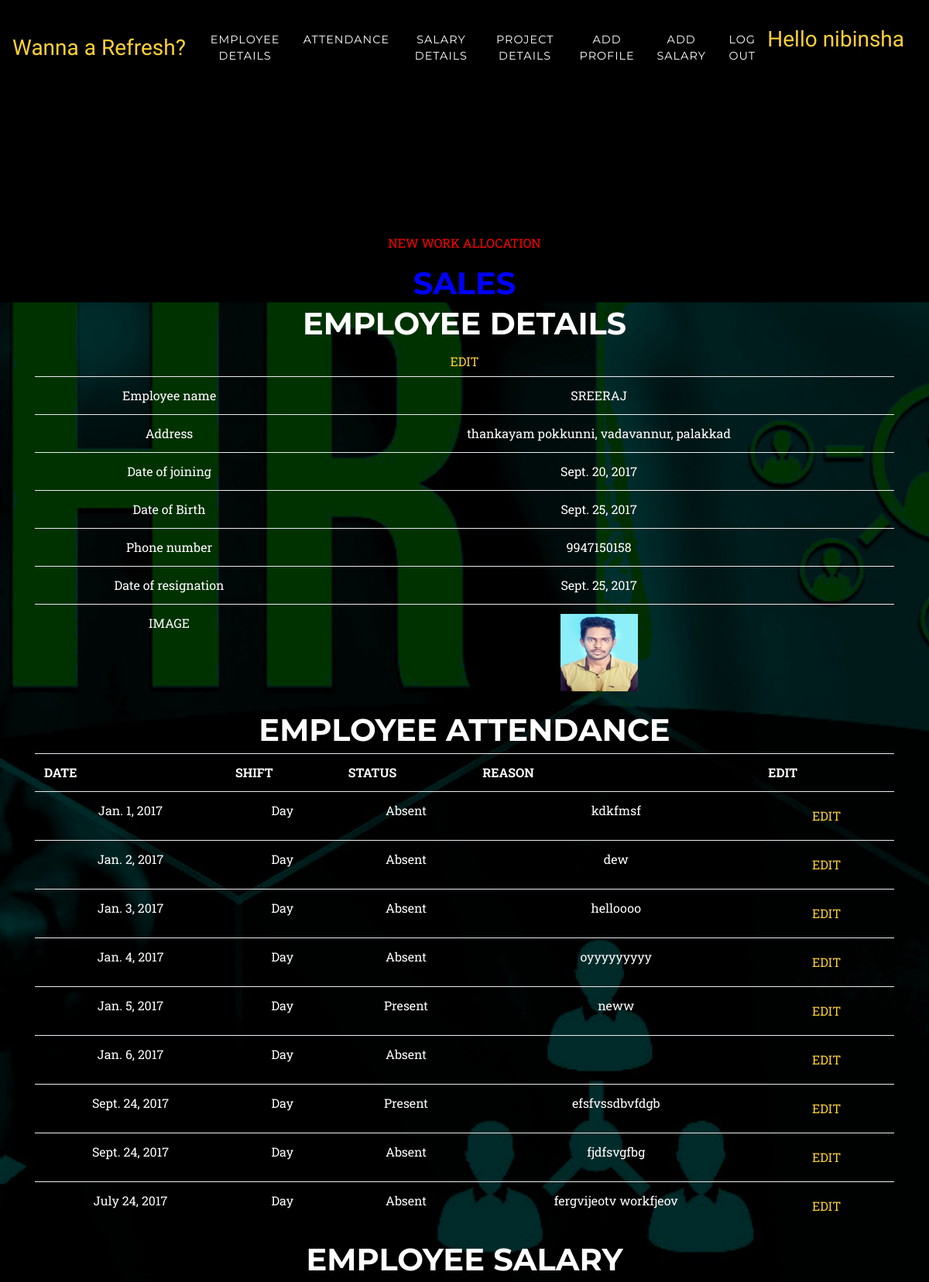
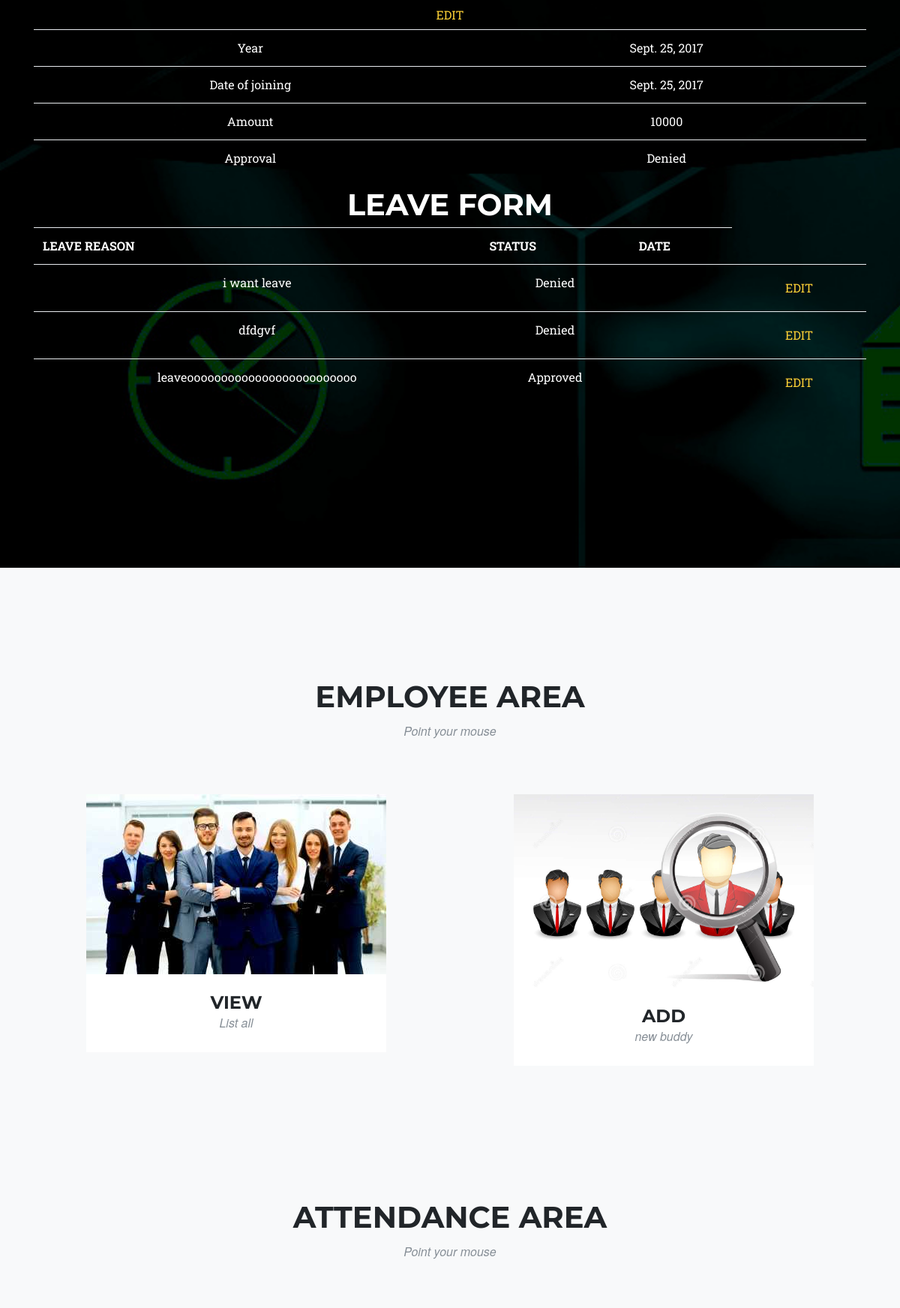
Page /post/2/ (signed in, upper part) on the committed database (2 pictures, top to bottom).
### blog/models.py (models this page shows, shortened)
class Profile(models.Model):
    user = models.OneToOneField(User, on_delete=models.CASCADE)
    employee_id = models.IntegerField()
    name = models.CharField(max_length=8,null=True, blank=True )
    address = models.TextField(max_length=500, blank=True)
    joindate = models.DateField(null=True, blank=True)
    birth_date = models.DateField(null=True, blank=True)
    phone_regex = RegexValidator(regex=r'^\+?1?\d{9,11}$', message="Phone number in the format: '+999999999'. Up to 11 digits allowed.")
    phone_number = models.CharField(validators=[phone_regex], max_length=15, blank=True) # validators should be a list
    resigndate = models.DateField(null=True, blank=True)
    work_all = models.CharField(max_length=8,null=True, blank=True )
    image = models.FileField(upload_to='media/',null = True, blank=True)

class Ematt(models.Model):
    user = models.ForeignKey(User, on_delete=models.CASCADE)
    date = models.DateField(null=True, blank=True)
    SHIFT_CHOICES = (('Night', 'Night'),('Day', 'Day'),)
    shift = models.CharField(max_length=6,choices=SHIFT_CHOICES, default='Day',)
    STATUS_CHOICES = (('Present', 'Present'),('Absent', 'Absent'),)
    status = models.CharField(max_length=8,choices=STATUS_CHOICES, default='Absent',)
    reason = models.TextField(max_length=150, blank=True)

class Emsalary(models.Model):
    user = models.OneToOneField(User, on_delete=models.CASCADE)
    year = models.DateField(null=True, blank=True)
    month = models.DateField(null=True, blank=True)
    amount = models.IntegerField(default=0)
    STATUS_CHOICES = (('Approved', 'Approved'),('Denied', 'Denied'),('', ''))
    status = models.CharField(max_length=8,choices=STATUS_CHOICES, default='',)

class Leave(models.Model):
      user = models.ForeignKey(User, on_delete=models.CASCADE)
      reason = models.TextField(max_length=150, blank=True)
      LEAVE_CHOICES = (('Approved', 'Approved'),('Denied', 'Denied'),('', ''))
      status = models.CharField(max_length=8,choices=LEAVE_CHOICES, default='',null=True, blank=True)

### blog/views.py (the view)
# urls.py: url(r'^post/(?P<pk>\d+)/$', post_detail, name='post_detail'),
@user_passes_test(lambda u: u.is_superuser)
def post_detail(request, pk):
    if request.user.is_authenticated():
       try:
           post = Profile.objects.get( pk=pk)
       except:
           post = {}
       usr = User.objects.get(pk = pk)
       print usr
       try:
           att = Ematt.objects.filter(user=usr)
       except:
           att = Ematt.objects.create(user=usr)
       try:
           sal = Emsalary.objects.get(pk=pk)
       except:
           sal = {}
       try:
           lve = Leave.objects.filter(user=usr)
       except:
           lve = {}
    return render(request, 'ADMIN_user_detail.html', {'post': post,'sal':sal,'att':att,'lve':lve})

### templates/ADMIN_user_detail.html
{% extends 'base_hr1.html' %}
{% block contentmain %}
       {% if post.work_all %}
              <p style="color:red"> NEW WORK ALLOCATION </p><h1 style="color:blue">{{ post.work_all }}</h1>
           {% else %}
              <h1 style="color:blue">No currently WORK Allocation</h1>
           {% endif %}
    <h1>Employee Details</h1>
          <a class="btn btn-default" href="{% url 'profile_edit' pk=post.pk %}">EDIT</span></a>
    <table class="table">
            <tr><td>Employee name</td><td>{{ post.name}}</td></tr>
            <tr><td>Address</td><td>{{ post.address}}</td></tr>
	    <tr><td>Date of joining</td><td>{{ post.joindate}}</td></tr>
  	    <tr><td>Date of Birth</td><td>{{ post.birth_date}}</td></tr>
	    <tr><td>Phone number</td><td>{{ post.phone_number}}</td></tr>
	    <tr><td>Date of resignation</td><td>{{ post.resigndate}}</td></tr>
            <tr><td>IMAGE</td><td><img src="{{  post.image.url }}"  href="{{  post.image.url }}"width="100" height="100"></td></tr>
    </table>
<h1>Employee Attendance</h1>
 <table class="table">
<tr><th>DATE</th><th>SHIFT</th><th>STATUS</th><th>REASON</th><th>EDIT</th></tr>
{% for post in att %}
<tr><td>{{ post.date}}</td><td>{{ post.shift}}</td><td>{{ post.status}}</td><td>{{ post.reason}}</td><td><a class="btn btn-default" href="{% url 'att_edit' pk=post.pk %}">EDIT</span></a></td></tr>
{% endfor %}
</table>
	<h1>Employee Salary</h1>
          <a class="btn btn-default" href="{% url 'salary_edit' pk=post.pk %}">EDIT</span></a>
    <table class="table">
            <tr><td>Year</td><td>{{ sal.year}}</td></tr>
	    <tr><td>Date of joining</td><td>{{ sal.month}}</td></tr>
  	    <tr><td>Amount</td><td>{{ sal.amount}}</td></tr>
	    <tr><td>Approval</td><td>{{ sal.status}}</td></tr>
    </table>
    <h1>LEAVE FORM</h1>
    <table class="table">
            <tr><th>LEAVE REASON</th><th>STATUS</th><th> DATE </th></tr>
            {% for leave in lve %}
            <tr><td>{{ leave.reason}}</td><td>{{ leave.status }}</td><td>{{ leave.published_date }}</td><td><a class="btn btn-default" href="{% url 'leave_edit' pk=leave.pk %}">EDIT</span></a></td></tr>
            {% endfor %}
    </table>
{% endblock %}

### templates/base_hr1.html (shortened to what this page needs)
<!DOCTYPE html>
{% load static %}
<html lang="en">
  <head>
    <link href="{% static 'vendor/bootstrap/css/bootstrap.min.css' %}" rel="stylesheet">
    <link href="{% static 'vendor/font-awesome/css/font-awesome.min.css' %}" rel="stylesheet" type="text/css">
    <link href="{% static 'css/agency.min.css' %}" rel="stylesheet">
     <link href="{% static 'css/agency.css' %}" rel="stylesheet">
	<link rel="stylesheet" href="https://cdnjs.cloudflare.com/ajax/libs/meyer-reset/2.0/reset.min.css">
  <link rel="stylesheet" href="{% static 'css/style.css' %}">
  </head>
  <body id="page-top">
    <header class="masthead">
      <div class="container">
        <div class="intro-text">
           {% block contentmain %}
        {% endblock %} </div>
    <nav class="navbar navbar-expand-lg navbar-dark fixed-top" id="mainNav">
      <a class="navbar-brand" href="https://www.facebook.com">Wanna a Refresh?</a>
      <div class="collapse navbar-collapse" id="navbarResponsive">
        <ul class="navbar-nav ml-auto">
          {% if request.user.is_authenticated %}
          <li class="nav-item">
            <a class="nav-link" href="#emp">EMPLOYEE DETAILS</a>
          </li>
          <li class="nav-item">
            <a class="nav-link" href="#attendance">ATTENDANCE</a>
          </li>
          <li class="nav-item">
            <a class="nav-link" href="#salary">SALARY DETAILS</a>
          </li>
          <li class="nav-item">
            <a class="nav-link" href="#project">PROJECT DETAILS</a>
          </li>
           {% if request.user.is_superuser %}
          <li class="nav-item">
            <a class="nav-link" href="/profile/">ADD PROFILE</a>
          </li>
          <li class="nav-item">
            <a class="nav-link" href="/salary/">ADD SALARY</a>
          </li>
           {% endif %}
          <li class="nav-item">
            <a class="nav-link" href="{% url 'auth_logout' %}">LOG OUT</a>
          </li>
          <li class="nav-item">
            <a class="navbar-brand"> Hello  {{ user }}</a>
          </li>
        </ul>
        {% endif %}
      </div>
    </nav>
    </header>
    <section class="bg-light" id="emp">
      <div class="container">
        <div class="row">
          <div class="col-lg-12 text-center">
            <h2 class="section-heading">EMPLOYEE AREA</h2>
            <h3 class="section-subheading text-muted">Point your mouse</h3>
          </div>
        </div>
    <div class="row">
          <div class="col-md-6 col-sm-6 emp-item">
            <div class="emp-link" data-toggle="modal" onclick="window.location='/administration/'">
              <img class="img-fluid" src="{% static "img/emp/01-thumbnail.jpg" %}" alt="">
            </div>
            <div class="emp-caption">
              <h4>VIEW</h4>
              <p class="text-muted">List all</p>
            </div>
          </div>
          <div class="col-md-6 col-sm-6 emp-item">
            <div class="emp-link" data-toggle="modal" onclick="window.location='/profile/'">
              <img class="img-fluid" src="{% static "img/emp/03-thumbnail.jpg" %}" alt="">
            </div>
            <div class="emp-caption">
              <h4>ADD</h4>
              <p class="text-muted">new buddy</p>
            </div>
          </div>
<section class="bg-light" id="attendance">
      <div class="container">
        <div class="row">
          <div class="col-lg-12 text-center">
            <h2 class="section-heading">ATTENDANCE AREA</h2>
            <h3 class="section-subheading text-muted">Point your mouse</h3>
          </div>
        </div>
  </body>
</html>

### static/css/agency.css (style rules this page uses)
body { overflow-x: hidden; font-family: 'Roboto Slab', 'Helvetica Neue', Helvetica, Arial, sans-serif; }
p { line-height: 1.75; }
a { color: #fed136; }
h1, h2, h3, h4, h5, h6 { font-weight: 700; font-family: 'Montserrat', 'Helvetica Neue', Helvetica, Arial, sans-serif; text-transform: uppercase; }
section { padding: 100px 0; }
section h2.section-heading { font-size: 40px; margin-top: 0; margin-bottom: 15px; }
section h3.section-subheading { font-size: 16px; font-weight: 400; font-style: italic; margin-bottom: 75px; text-transform: none; font-family: 'Droid Serif', 'Helvetica Neue', Helvetica, Arial, sans-serif; }
@media (min-width: 768px) { section { padding: 150px 0; } }
body { -webkit-tap-highlight-color: #fed136; }
#mainNav { background-color: #222222; }
#mainNav .navbar-brand { color: #fed136; font-family: 'Kaushan Script', 'Helvetica Neue', Helvetica, Arial, cursive; }
#mainNav .navbar-nav .nav-item .nav-link { font-size: 90%; font-weight: 400; padding: 0.75em 0; letter-spacing: 1px; color: white; font-family: 'Montserrat', 'Helvetica Neue', Helvetica, Arial, sans-serif; text-transform: uppercase; }
@media (min-width: 992px) { #mainNav { padding-top: 25px; padding-bottom: 25px; -webkit-transition: padding-top 0.3s, padding-bottom 0.3s; -moz-transition: padding-top 0.3s, padding-bottom 0.3s; transition: padding-top 0.3s, padding-bottom 0.3s; border: none; background-color: transparent; } }
@media (min-width: 992px) { #mainNav .navbar-brand { font-size: 1.75em; -webkit-transition: all 0.3s; -moz-transition: all 0.3s; transition: all 0.3s; } }
@media (min-width: 992px) { #mainNav .navbar-nav .nav-item .nav-link { padding: 1.1em 1em !important; } }
header.masthead { text-align: center; color: white; background-image: url("../img/header-bg.jpg"); background-repeat: no-repeat; background-attachment: scroll; background-position: center center; -webkit-background-size: cover; -moz-background-size: cover; -o-background-size: cover; background-size: cover; }
header.masthead .intro-text { padding-top: 150px; padding-bottom: 100px; }
@media (min-width: 768px) { header.masthead .intro-text { padding-top: 300px; padding-bottom: 200px; } }
#emp .emp-item { right: 0; margin: 0 0 15px; }
#emp .emp-item .emp-link { position: relative; display: block; max-width: 400px; margin: 0 auto; cursor: pointer; }
#emp .emp-item .emp-caption { max-width: 400px; margin: 0 auto; padding: 25px; text-align: center; background-color: white; }
#emp .emp-item .emp-caption h4 { margin: 0; text-transform: none; }
#emp .emp-item .emp-caption p { font-size: 16px; font-style: italic; margin: 0; font-family: 'Droid Serif', 'Helvetica Neue', Helvetica, Arial, sans-serif; }
#emp * { z-index: 2; }
@media (min-width: 767px) { #emp .emp-item { margin: 0 0 30px; } }

### static/css/style.css (style rules this page uses)
body { background: 1; }

### rows in the picture
Profile: work_all "SALES", name "SREERAJ", address "thankayam pokkunni, vadavannur, palakkad", joindate "Sept. 20, 2017", birth_date "Sept. 25, 2017", phone_number "9947150158", resigndate "Sept. 25, 2017", image (picture)
Ematt: date "Jan. 1, 2017", shift "Day", status "Absent", reason "kdkfmsf"
Ematt: date "Jan. 2, 2017", shift "Day", status "Absent", reason "dew"
Ematt: date "Jan. 3, 2017", shift "Day", status "Absent", reason "helloooo"
Ematt: date "Jan. 4, 2017", shift "Day", status "Absent", reason "oyyyyyyyyy"
Ematt: date "Jan. 5, 2017", shift "Day", status "Present", reason "neww"
Ematt: date "Jan. 6, 2017", shift "Day", status "Absent"
Ematt: date "Sept. 24, 2017", shift "Day", status "Present", reason "efsfvssdbvfdgb"
Ematt: date "Sept. 24, 2017", shift "Day", status "Absent", reason "fjdfsvgfbg"
Ematt: date "July 24, 2017", shift "Day", status "Absent", reason "fergvijeotv workfjeov"
Emsalary: year "Sept. 25, 2017", month "Sept. 25, 2017", amount "10000", status "Denied"
Leave: reason "i want leave", status "Denied"
Leave: reason "dfdgvf", status "Denied"
Leave: reason "leaveooooooooooooooooooooooooo", status "Approved"

### other values in the picture
{{ user }} "nibinsha"
